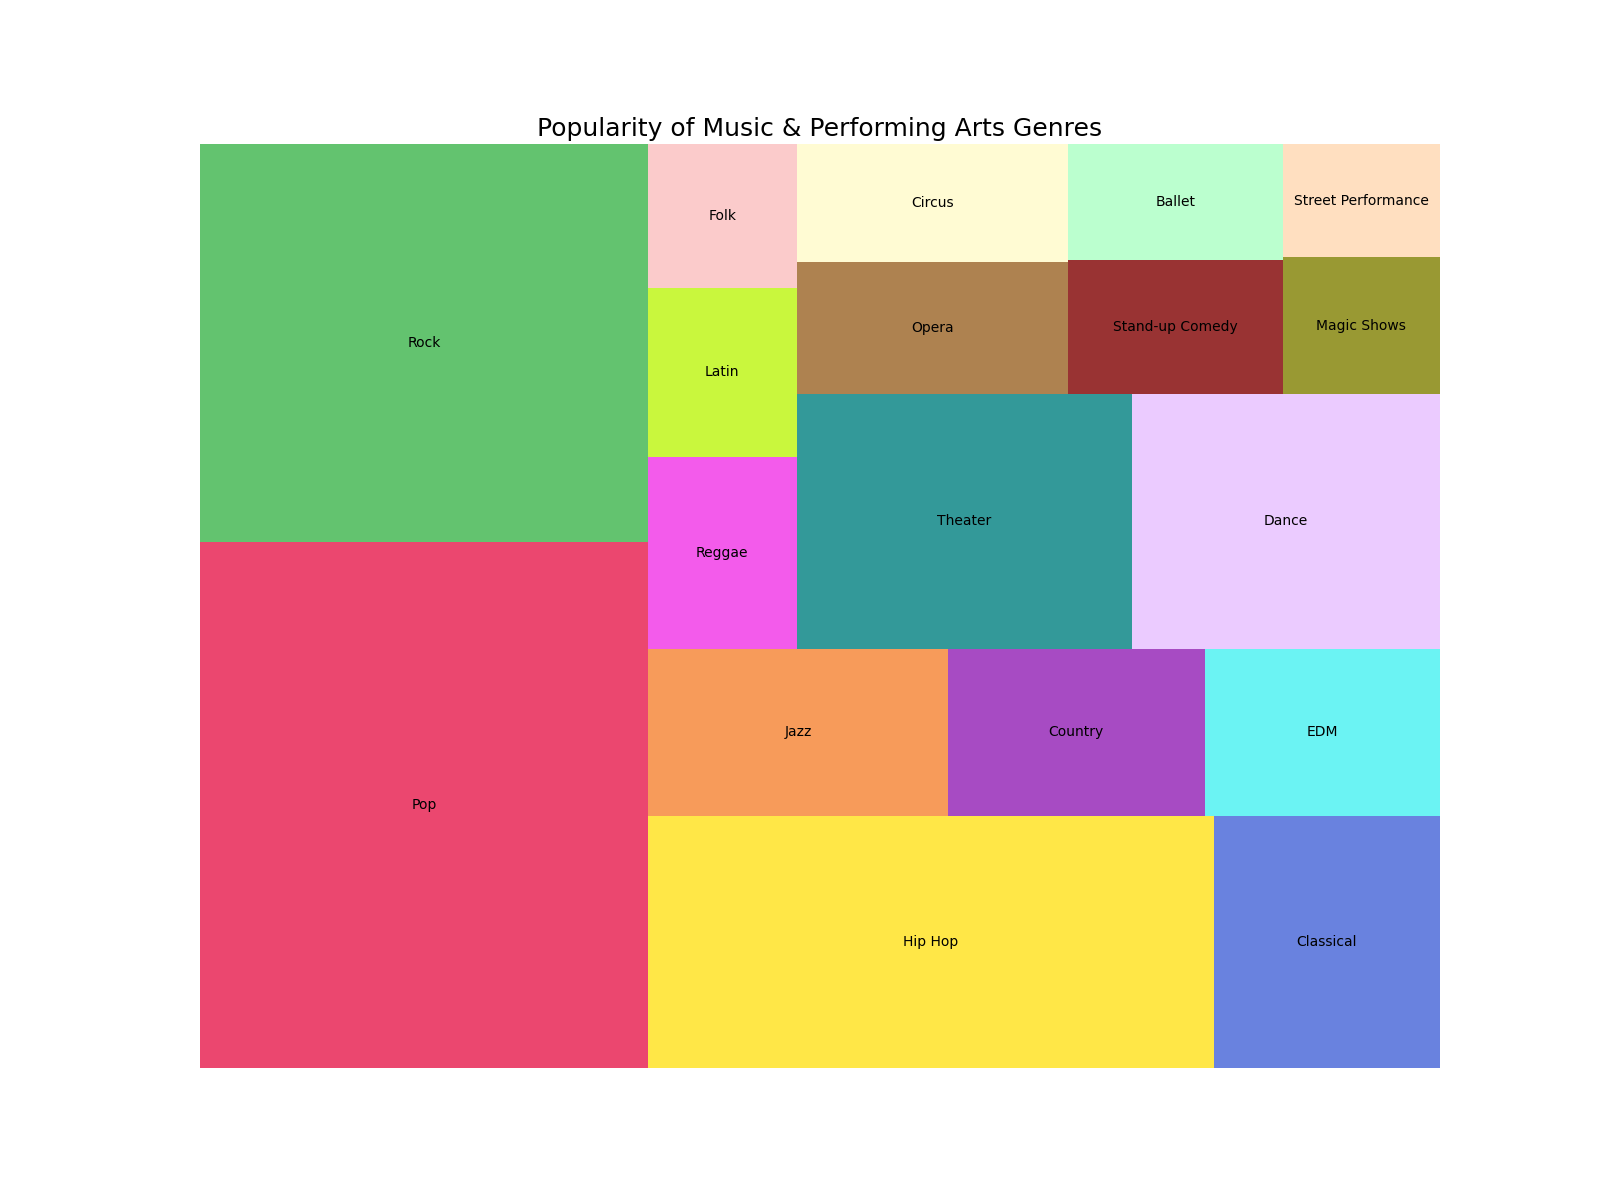

This figure's Python source:

import matplotlib.pyplot as plt
import pandas as pd
import squarify

data = {
    'Category': ['Music', 'Music', 'Music', 'Music', 'Music', 'Music', 'Music', 'Music', 'Music', 
                 'Music', 'Performing Arts', 'Performing Arts', 'Performing Arts', 'Performing Arts',
                 'Performing Arts', 'Performing Arts', 'Performing Arts', 'Performing Arts'],
    'Subcategory': ['Pop', 'Rock', 'Hip Hop', 'Classical', 'Jazz', 'Country', 'EDM', 'Reggae', 
                    'Latin', 'Folk', 'Theater', 'Dance', 'Opera', 'Circus', 'Stand-up Comedy', 
                    'Ballet', 'Magic Shows', 'Street Performance'],
    'Popularity (in million)': [3300, 2500, 2000, 800, 700, 600, 550, 400, 350, 300, 1200, 1100, 
                                500, 450, 400, 350, 300, 250]
}

df = pd.DataFrame(data)

plt.figure(figsize=(16, 12))
colors = ['#e6194b', '#3cb44b', '#ffe119', '#4363d8', '#f58231', '#911eb4',
          '#46f0f0', '#f032e6', '#bcf60c', '#fabebe', '#008080', '#e6beff',
          '#9a6324', '#fffac8', '#800000', '#aaffc3', '#808000', '#ffd8b1']

squarify.plot(sizes=df['Popularity (in million)'], label=df['Subcategory'], color=colors, alpha=0.8)
plt.title('Popularity of Music & Performing Arts Genres', fontsize=18)
plt.axis('off')

plt.show()
